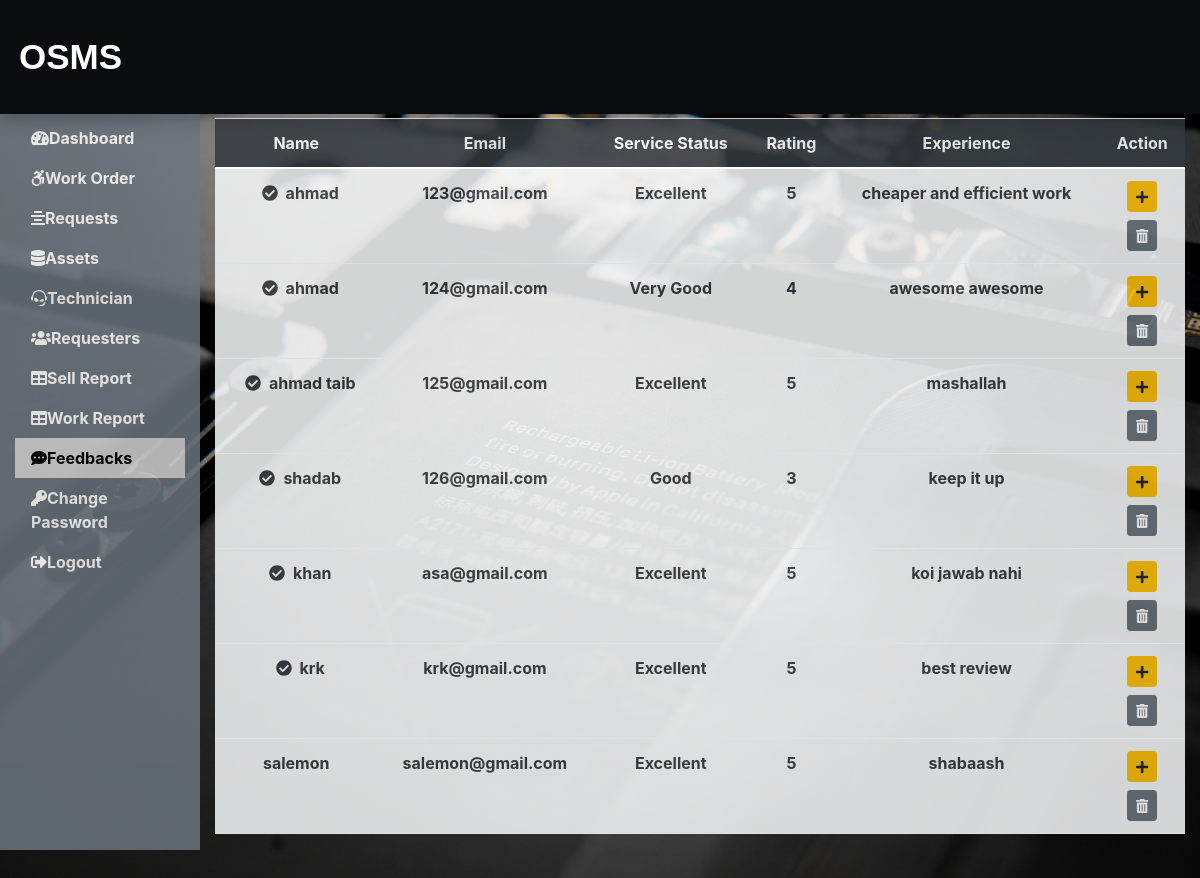
The app's page /Admin/feedbacksOfRequesters.php (signed in) with its own data.
### tables this page shows
CREATE TABLE `requesterfeedback` (
  `fbd_id` int(11) NOT NULL AUTO_INCREMENT,
  `fbd_name` varchar(60) NOT NULL,
  `fbd_email` varchar(60) NOT NULL,
  `fbd_service` varchar(60) NOT NULL,
  `fbd_rate` int(11) NOT NULL,
  `fbd_experience` text NOT NULL,
  PRIMARY KEY (`fbd_id`)
);

### Admin/feedbacksOfRequesters.php (the view, shortened to what this page needs)
<?php
include('../dbConnection.php');
include('includes/header.php');
?>
<div class="col-sm-9 col-md-10 mt-5 text-center">
<?php
$sql_positive =  "SELECT * FROM  positivefeedback_tb";
$result_postive = $conn->query($sql_positive);
$email_positive_fbd = [];
if($result_postive->num_rows>0){
while($row_positive = $result_postive->fetch_assoc()){
    array_push($email_positive_fbd, $row_positive['email']);
}
}
$sql = "SELECT * FROM requesterfeedback ";
$result = $conn->query($sql);
if($result->num_rows>0){
    echo '<table class="table table-hover fw-bold">';
        echo '<thead>';
            echo '<tr class="bg-dark text-white" style="opacity:0.85;">';
                echo '<th scope="col">Name</th>';
                echo '<th scope="col">Email</th>';
                echo '<th scope="col">Service Status</th>';
                echo '<th scope="col">Rating</th>';
                echo '<th scope="col">Experience</th>';
                echo '<th scope="col">Action</th>';
            echo '</tr>';
        echo '<thead>';
        echo '<tbody>';
        while($row=$result->fetch_assoc()){
            echo '<tr class="bg-light text-dark" style="opacity:0.85;">';
            echo '<td>';
            echo '<span>';
            if(count($email_positive_fbd)>0){
           if(in_array($row['fbd_email'], $email_positive_fbd)){
                echo '<i class="fas fa-check-circle mx-2"></i>';
            }}
            echo '</span>';
            echo $row['fbd_name'];
            echo '</td>';
            echo '<td>'.$row['fbd_email'].'</td>';
            echo '<td>'.$row['fbd_service'].'</td>';
            echo '<td>'.$row['fbd_rate'].'</td>';
            echo '<td>'.$row['fbd_experience'].'</td>';
            echo '<td>' ;
            echo '<form action="" method="post">';
            echo '<input type="hidden" name="id" value='.$row["fbd_id"].'>
            <button class="btn btn-warning btn-sm mb-2 " name="addfeedback" value="addfeedback" type="submit">
            <i class="fas fa-plus"></i></button>';
            echo '</form>';
             echo '<form action="" method="post">';
            echo '<input type="hidden" name="id" value='.$row["fbd_id"].'>
            <button class="btn btn-secondary btn-sm" name="delete" value="Delete" type="submit">
            <i class="fas fa-trash-alt"></i></button>';
            echo '</form>';
            echo '</td>';
            echo '</tr>';
        }
        echo '</tbody>';
    echo '</table>';
}
else{
    echo ' 0 result';
}
?>
</div>
<?php
include('includes/footer.php');
?>

### Admin/includes/header.php (style rules this page uses)
body { font-weight:bold; background-image:url('../images/image7.jpg'); background-size: cover; background-position: center center; background-repeat: no-repeat; margin-top:70px; min-height:110vh; }

### records on screen
requesterfeedback: fbd_name "ahmad", fbd_email "123@gmail.com", fbd_service "Excellent", fbd_rate "5", fbd_experience "cheaper and efficient work"
requesterfeedback: fbd_name "ahmad", fbd_email "124@gmail.com", fbd_service "Very Good", fbd_rate "4", fbd_experience "awesome awesome"
requesterfeedback: fbd_name "ahmad taib", fbd_email "125@gmail.com", fbd_service "Excellent", fbd_rate "5", fbd_experience "mashallah"
requesterfeedback: fbd_name "shadab", fbd_email "126@gmail.com", fbd_service "Good", fbd_rate "3", fbd_experience "keep it up"
requesterfeedback: fbd_name "khan", fbd_email "asa@gmail.com", fbd_service "Excellent", fbd_rate "5", fbd_experience "koi jawab nahi"
requesterfeedback: fbd_name "krk", fbd_email "krk@gmail.com", fbd_service "Excellent", fbd_rate "5", fbd_experience "best review"
requesterfeedback: fbd_name "salemon", fbd_email "salemon@gmail.com", fbd_service "Excellent", fbd_rate "5", fbd_experience "shabaash"
